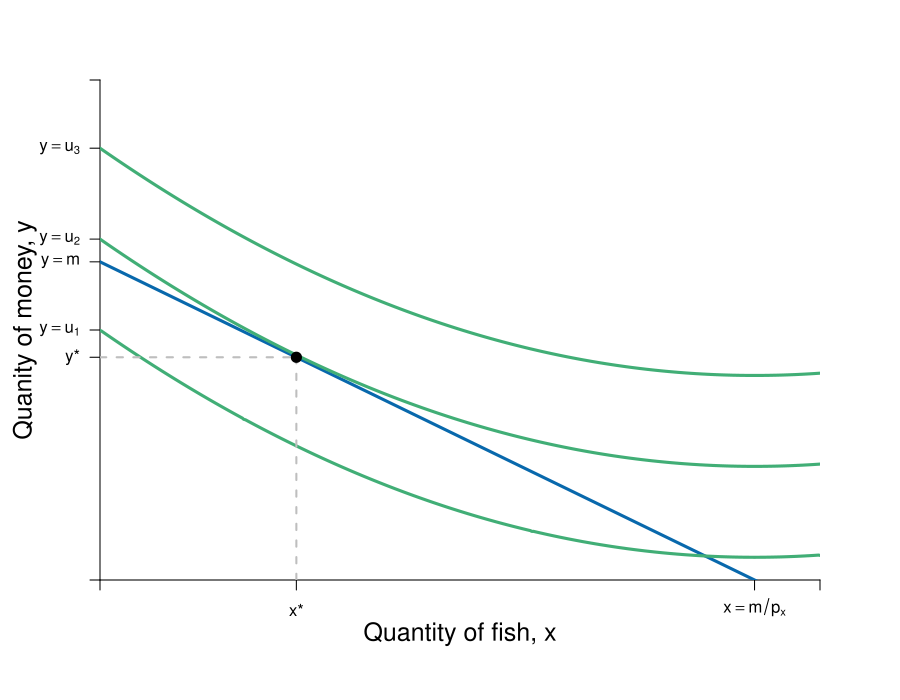

This figure's R source:
require(shape)
pdf(file = "indmarketdemand/qql_worksheet.pdf", width = 9, height = 7)

#Set parameters for graphics
axislabelsize <- 1.5
labelsize <- 1.2
graphlinewidth <- 3
segmentlinewidth <- 2

COL <- c("#7fc97f", "#beaed4", "#fdc086", "#ffff99", "#386cb0", "#f0027f", "#bf5b17", "#666666")
COLA <- c("#99d8c9","#66c2a4","#41ae76", "#238b45", "#005824")
COLB <- c("#4eb3d3", "#2b8cbe", "#0868ac","#084081")

#Edited the margins to cater for the larger LHS labels
par(mar =  c(6, 5, 4, 4))

mrsA <- function(x, rmax = 10, xmax = 20) {
  rmax - (rmax/xmax)*x
}


uA <- function(x, y, rmax = 10, xmax = 20) {
  y + rmax*x - (1/2)*(rmax/xmax)*x^2
}

indiffA1 <- function(x, uA = 10, rmax = 2.5, xmax = 10) {
  uA - rmax*x + (1/2)*(rmax/xmax)*(x^2)
}


bcA <- function(x, m = 180, p = 2) {
  m - p*x
}


xlims <- c(0, 22)
ylims <- c(0, 220)

npts <- 501 
x <- seq(xlims[1], xlims[2], length.out = npts)
y <- seq(ylims[1], ylims[2], length.out = npts) 
a <- c(110, 150, 190)

plot(0, 0, xlim = xlims, ylim = ylims, type = "n",
     xlab = expression(paste("")),
     ylab = expression(paste("")), 
     xaxt = "n", 
     yaxt = "n", 
     cex.lab = axislabelsize, 
     bty = "n",
     xaxs="i", 
     yaxs="i")

# ticksy <- seq(from = 0, to = ylims[2], by = 2)
# ylabels <- seq(from = 0, to = ylims[2], by = 2)
# ticksx <- seq(from = 0, to = xlims[2], by = 2)
# xlabels <- seq(from = 0, to = xlims[2], by = 2)
ticksy <- c(0, 98, 110, 140, 150, 190, ylims[2])
ylabels <- c(NA, expression(paste(y,"*")), expression(paste(y == u[1])), expression(paste(y == m)), expression(paste(y == u[2])), expression(paste(y == u[3])), NA)
ticksx <- c(0, 6, 20, xlims[2])
xlabels <- c(NA, expression(paste(x,"*")), expression(paste(x == m/p[x])), NA)

axis(1, at = ticksx, pos = 0, labels = xlabels)
axis(2, at = ticksy, pos = 0, labels = ylabels, las = 1)

npts <- 500 
xx1 <- seq(xlims[1], xlims[2], length.out = npts)

lines(xx1, bcA(xx1, m = 140, p = 7), col = COLB[3], lwd = graphlinewidth)
#lines(xx1, indiffA1(xx1, uA = 20, rmax = 2.5, xmax = 10), col = COLB[4], lwd = graphlinewidth)



mtext(expression(paste("Quantity of fish, ", x)), side=1, line = 2.5, cex = axislabelsize)
text(-2.3, 0.5*ylims[2], expression(paste("Quanity of money, ", y)), xpd = TRUE, cex = axislabelsize, srt = 90) 

#segments(4.11765, 6.17647, 5.88, 8.88, lty = 1, col = COL[2] , lwd = graphlinewidth)
#text(7.3, 3, expression("Pareto Efficient"))
#text(7.3, 2.5, expression("Curve"))
#Arrows(7.3, 3.5, 7.3, 6.1, col = "black", lty = 1, lwd = 2, arr.type = "triangle", arr.lwd = 0.5)

#Label the iso-welfare functions for the HG, Aisha
# text(11.8, 1.6, expression(u[1]))
# text(11.8, 3.6, expression(u[2]))
# text(11.8, 5.6, expression(u[3]))
#text(6.6, 8.3, expression(u[4]^A))

#Label the indifference curves for the HG, Betty
# text(7.6, 17, expression(u[1]^B))
# text(6.75, 17, expression(u[2]^B))
# text(6, 17, expression(u[3]^B))
#text(3.4, 6.9, expression(v[4]^B))

#Label mrs function
#text(10, 8, expression(paste(mrs(x,y) == r[max] - frac(r[max], x[max])*x)))
#Arrows(10, 7.5, 10, 5.6, col = "black", lty = 1, lwd = 2, arr.type = "triangle", arr.lwd = 0.5)

#Label satiation
#text(20, 4, expression(paste(x[max] == "Point")))
#text(20, 3, expression(paste("of Satiation")))
#Arrows(20, 2.5, 20, 0.5, col = "black", lty = 1, lwd = 2, arr.type = "triangle", arr.lwd = 0.5)

#Label highest willingness to pay
# text(5, 10.5, expression(paste(r[max] == "Maximum")))
# text(5, 9.5, expression(paste("Willingness to Pay")))
# Arrows(3, 10, 0.5, 10, col = "black", lty = 1, lwd = 2, arr.type = "triangle", arr.lwd = 0.5)


contour(x, y, 
        outer(x, y, uA),
        #labels = c("v1", "v2", "v3"),
        drawlabels = FALSE,
        col = COLA[3],
        #xlab = expression(paste("A's Apples, ", x)),
        #ylab = expression(paste("A's Oranges, ", y)),
        #cex.lab = axislabelsize,
        lwd = graphlinewidth,
        levels = a, 
        xaxs="i", 
        yaxs="i", 
        add = TRUE)

segments(0, 98, 6, 98, lty = 2, col = "gray" , lwd = segmentlinewidth)
segments(6, 0, 6, 98, lty = 2, col = "gray" , lwd = segmentlinewidth)
points(6, 98, pch = 16, col = "black", cex = 1.5)
# 
# text(6.1, 6.5, expression(i))

# 
# points(1.1, 10.9, pch = 16, col = "black", cex = 1.5)
# points(10.9, 1.1, pch = 16, col = "black", cex = 1.5)
# text(1.2, 11.4, expression(a))
# text(11, 1.6, expression(b))

#segments(4.11765, 6.17647, 5.88, 8.88, lty = 1, col = COL[2] , lwd = graphlinewidth)
# text(2, 3, expression(paste("Budget constraint, ", bc[1])))
# Arrows(3.5, 3, 8.5, 3, col = "black", lty = 1, lwd = 2, arr.type = "triangle", arr.lwd = 0.5)

# text(10, 13, expression(paste("Budget constraint, ", bc[1])))
# Arrows(10, 12.7, 10, 2.5, col = "black", lty = 1, lwd = 2, arr.type = "triangle", arr.lwd = 0.5)


uM <- function(eM, eN){
  10*eM - 0.5*eM*eN - eM^2
}

uN <- function(eM, eN){
  10*eN - 0.5*eM*eN - eN^2
}

yM <- function(eM, eN){
  10*eM - 0.5*eM*eN
}

yN <- function(eM, eN){
  10*eN - 0.5*eM*eN
}

dev.off()
